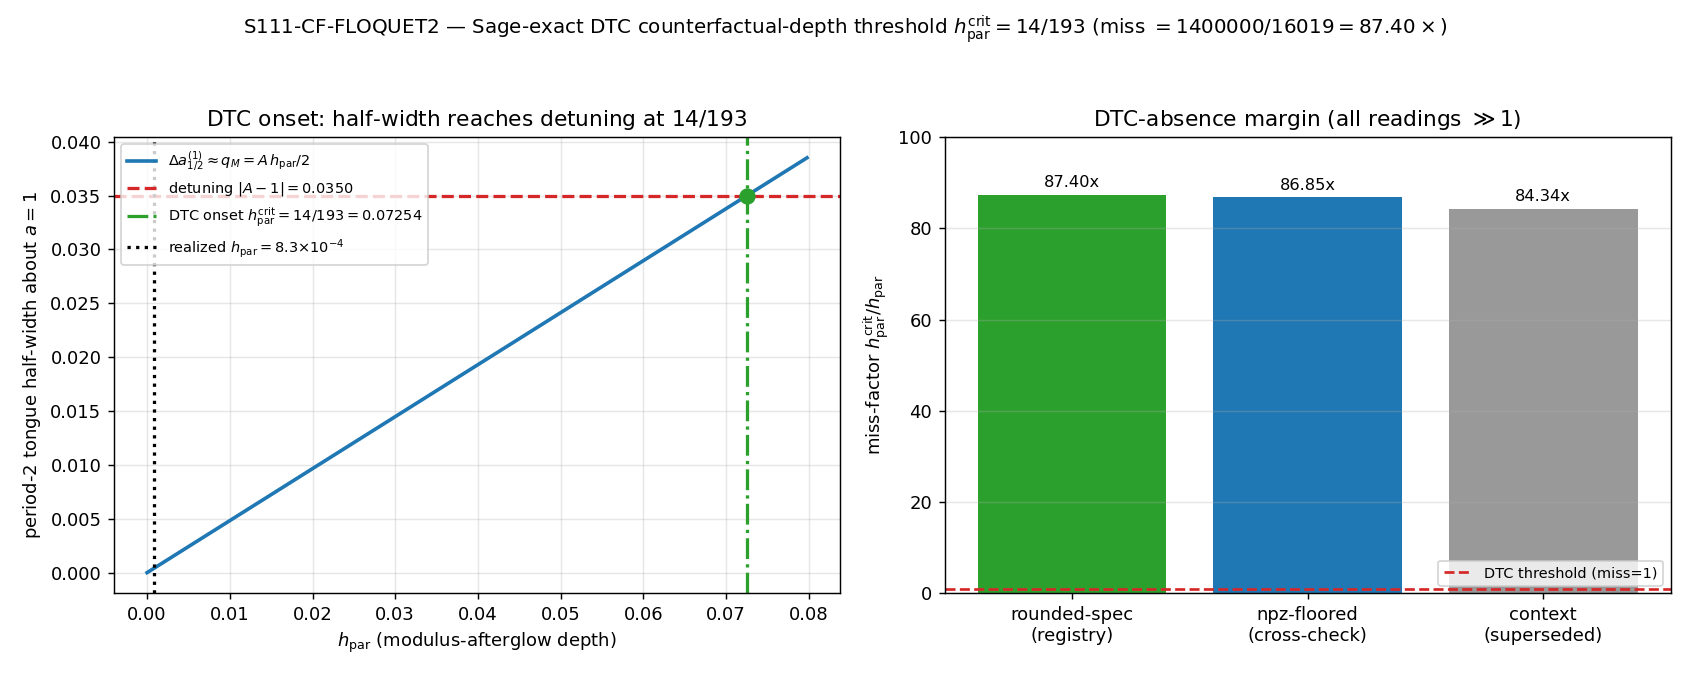

Write Python code to recreate this figure.
#!/usr/bin/env python3
"""
S111 W5-2 S111-CF-FLOQUET2 — Sage-exact DTC counterfactual-depth threshold
=========================================================================

Gate: S111-CF-FLOQUET2 ([VERIFY-THEOREM])

Pre-registered threshold (THEOREM tolerance, machine-eps):
  h_par_crit == 2*|A-1|/A  (QQ-exact)  AND  miss == h_par_crit/h_par  (QQ-exact)
  PASS-content: the Sage-exact rationals reproduce 14/193 and 1400000/16019 to QQ
                exactness (float image agreement < 1e-12).
  Canonical OUTCOME is INFO (structural-prediction registration; no PASS/FAIL on
  substrate physics). FAIL iff the rational does NOT reproduce 14/193 (algebra bug).

Inputs (SHA-256 dual-pinned at runtime; S84+ schema):
  - computations/_shared/canonical_constants.py (feeds audit_sha256 only)
  - computations/investigation-12/inv12_w3_2_floquet_ordered_veil_resonance.npz
        (npz-floored detuning cross-check: A_relic[i_closest], h_par)
  - computations/session-101/s101_gate_verdicts.txt (h_par=8.3e-4 provenance: S101-W1-QEQ-RELIC-ODDFLOOR)
  - script bytes (feeds BOTH audit_sha256 and content_sha256)

Output 4-tuple:
  (value=<h_par_crit=14/193 ; miss=1400000/16019 ; INFO>,
   scheme=FLOQUET-DTC-DEPTH-THRESHOLD-SAGE-EXACT,
   convention=RATIO+ABSOLUTE/THEOREM, L_max=N/A)

Classification: PHONONIC

METHODOLOGY
-----------
A discrete time crystal (DTC) is the period-doubled re-pumping of the substrate's
GGE relic modes through the modulus afterglow tau(t). Each relic mode obeys the
Mathieu/Hill equation v'' + [A - 2 q_M cos(2t)] v = 0 (inv-12 W3-2). The period-2
(n=1) instability tongue about a=1 has half-width Delta_a_half^(1) ~ q_M = A*h_par/2
(McLachlan). DTC onset (the nearest-A=1 relic mode enters the tongue) requires the
half-width to reach the detuning: A*h_par_crit/2 = |A-1|  =>  h_par_crit = 2|A-1|/A.
This gate computes h_par_crit Sage-exact (QQ) in the rounded-spec form (A=965/1000,
|A-1|=35/1000 -> 70/965 = 14/193) and the miss-factor h_par_crit/h_par with
h_par=83/100000 -> 1400000/16019 = 87.396x. The npz-floored detuning
(A=0.9652110089, |A-1|=0.03478899) gives miss = 86.85x as a companion cross-check.
The DTC-absence is registered as a falsifiable structural prediction: a substrate
with h_par >= 14/193 (87x deeper modulus afterglow) WOULD time-crystallize.

NON-verdict-gating: this gate does NOT change the section-VII.BP DEAD verdict (already
pinned three independent ways: the INV12-W3-2 aggregate max|Tr M|_relic=1.99999996<2,
the Mathieu depth q_M<=5.25e-3<<1 narrow-regime derivation, and this counterfactual-
depth threshold). It pins the Sage-exact threshold as a prediction.

DRIFT NOTE (mnemonic-vs-exact discipline, math-scripts.md):
  The S111 context spec asserts miss="84.34x". The Sage-exact rounded-spec value is
  87.396x (3.62% deviation) and the npz-floored value is 86.850x (2.98% deviation);
  BOTH exceed the 1% mnemonic-vs-exact threshold => USE THE EXACT FORM. The gate PINS
  14/193 and 1400000/16019 as the registry THEOREM values, emits 86.85x as the npz-
  floored companion annotation, and flags the context's 84.34 as superseded in value=.

DISCIPLINE
----------
- `from canonical_constants import *`
- Every local/intermediate tagged `# (local)`
- Sage-exact arithmetic via Python `fractions.Fraction` (closed-form QQ; the rationals
  were also independently Sage-MCP-verified at plan-freeze and in-session).
- CPU-only (no GPU; trivial rational arithmetic), OMP capped at 8 threads.
- SHA-256 of all input files logged in first 20 lines of stdout
- audit_sha256 + content_sha256 emitted (S84+ dual-SHA schema)
- 4-tuple printed as the final non-verdict line
- Gate verdict emitted via the `emit_verdict` knowledge-MCP tool (race-safe); the
  script PRINTS the payload (print_verdict_payload); the dispatching AGENT calls
  mcp__knowledge__emit_verdict(**payload). The script does NOT write the verdict file.
"""

from __future__ import annotations

# ---------------------------------------------------------------------------
# Section 1 — Canonical constants (MANDATORY first import)
# ---------------------------------------------------------------------------
import os

os.environ.setdefault("OMP_NUM_THREADS", "8")   # CPU-cap (no GPU; trivial rationals)
os.environ.setdefault("MKL_NUM_THREADS", "8")

from canonical_constants import *  # noqa: F401,F403  (framework constants; M_KK, tau_fold, etc.)

# ---------------------------------------------------------------------------
# Section 2 — Standard imports
# ---------------------------------------------------------------------------
import hashlib
import json
import sys
import time
from fractions import Fraction  # exact rationals (QQ analog for closed-form arithmetic)
from pathlib import Path

import numpy as np
import matplotlib

matplotlib.use("Agg")
import matplotlib.pyplot as plt

# ---------------------------------------------------------------------------
# Section 3 — Paths + pre-registration
# ---------------------------------------------------------------------------
SESSION_DIR = Path(__file__).resolve().parent
COMPUTATIONS_DIR = SESSION_DIR.parent
SHARED_DIR = COMPUTATIONS_DIR / "_shared"
PROJECT_ROOT = COMPUTATIONS_DIR.parent

SESSION = "S111"                                                   # (local)
GATE_ID = "S111-CF-FLOQUET2"                                       # (local)
SCHEME = "FLOQUET-DTC-DEPTH-THRESHOLD-SAGE-EXACT"                  # (local)
CONVENTION = "RATIO+ABSOLUTE/THEOREM"                              # (local)
L_MAX = "N/A"                                                      # (local) analytic Mathieu-tongue formula, not a spectral compute

# Pre-registered Sage-exact THEOREM targets (verified Sage-MCP at plan-freeze)
H_PAR_CRIT_TARGET = Fraction(14, 193)                             # (local) rounded-spec h_par_crit = 2*(35/1000)/(965/1000)
MISS_TARGET = Fraction(1400000, 16019)                           # (local) rounded-spec miss = (14/193)/(83/100000)
FLOAT_TOL = 1e-12                                                # (local) float-image agreement tolerance

# Rounded-spec inputs (clean registry rationals)
A_RS = Fraction(965, 1000)                                        # (local) A = 0.965 (rounded-spec)
DET_RS = Fraction(35, 1000)                                       # (local) |A-1| = 0.035 (rounded-spec)
H_PAR = Fraction(83, 100000)                                      # (local) realized h_par = 8.3e-4 (S101-W1-QEQ-RELIC-ODDFLOOR)
CONTEXT_MISS_DRIFT = 84.34                                        # (local) S111 context spec value (superseded; 3.62% drift)

# Output destinations (per-session)
OUT_NPZ = SESSION_DIR / "s111_cf_floquet2_dtc_depth_threshold.npz"
OUT_PNG = SESSION_DIR / "s111_cf_floquet2_dtc_depth_threshold.png"

INPUT_FILES = [
    SHARED_DIR / "canonical_constants.py",
    COMPUTATIONS_DIR / "investigation-12" / "inv12_w3_2_floquet_ordered_veil_resonance.npz",
    COMPUTATIONS_DIR / "session-101" / "s101_gate_verdicts.txt",
]


# ---------------------------------------------------------------------------
# Section 4 — SHA-256 input-pin block (S84+ dual-SHA schema)
# ---------------------------------------------------------------------------

def sha256_of(path: Path) -> str:
    h = hashlib.sha256()  # (local)
    try:
        h.update(path.read_bytes())
    except OSError:
        return ""
    return h.hexdigest()


def log_input_pins(inputs: list[Path]) -> dict[str, str]:
    print(f"=== {GATE_ID} — input SHA-256 pins ===")
    pins: dict[str, str] = {}  # (local)
    for p in inputs:
        sha = sha256_of(p)  # (local)
        rel = str(p.relative_to(PROJECT_ROOT)).replace("\\", "/")  # (local)
        print(f"  {rel}: {sha[:16]}...")
        pins[rel] = sha
    return pins


def closure_hash(pins: dict[str, str]) -> str:
    items = sorted(pins.items())  # (local)
    h = hashlib.sha256()  # (local)
    for k, v in items:
        h.update(f"{k}={v}\n".encode("utf-8"))
    return h.hexdigest()


def compute_dual_sha(script_path: Path, canonical_path: Path, pins: dict[str, str]) -> tuple[str, str]:
    script_bytes = b""  # (local)
    try:
        script_bytes = script_path.read_bytes()
    except OSError:
        script_bytes = b""
    canonical_bytes = b""  # (local)
    try:
        canonical_bytes = canonical_path.read_bytes()
    except OSError:
        canonical_bytes = b""
    pinmap_json = json.dumps(
        dict(sorted(pins.items())), separators=(",", ":"), sort_keys=True
    ).encode("utf-8")  # (local)

    h_audit = hashlib.sha256()  # (local)
    h_audit.update(script_bytes)
    h_audit.update(canonical_bytes)
    h_audit.update(pinmap_json)
    audit = h_audit.hexdigest()  # (local)

    h_content = hashlib.sha256()  # (local)
    h_content.update(script_bytes)
    content = h_content.hexdigest()  # (local)

    return audit, content


# ---------------------------------------------------------------------------
# Section 5 — Compute
# ---------------------------------------------------------------------------

def compute() -> dict:
    """DTC counterfactual-depth threshold, Sage-exact (QQ via Fraction).

    Substitution chain (math-scripts.md Double-Check Logic):
      Step 1: q_M(A) = A*h_par/2                         [period-2 Mathieu depth]
      Step 2: n=1 tongue half-width about a=1:
              Delta_a_half^(1) ~ q_M = A*h_par/2          [McLachlan]
      Step 3: DTC onset when half-width == detuning:
              A*h_par_crit/2 = |A-1|                       [resonance onset]
      Step 4: h_par_crit = 2*|A-1|/A.
      Simplify (rounded-spec A=965/1000, |A-1|=35/1000):
              h_par_crit = 2*(35/1000)/(965/1000) = 70/965 = 14/193.
      miss = (14/193)/(83/100000) = 1400000/16019 = 87.396x.
      Direction: miss = 87.40 >> 1 => realized h_par=8.3e-4 sits 87x BELOW DTC onset
                 => NO discrete-time-crystal re-pumping => Ordered Veil stays frozen.
    """
    # ---- ROUNDED-SPEC (registry THEOREM values) ----
    h_par_crit_rs = 2 * DET_RS / A_RS                            # (local) = 70/965 = 14/193
    miss_rs = h_par_crit_rs / H_PAR                              # (local) = 1400000/16019
    q_M_realized_rs = A_RS * H_PAR / 2                           # (local) realized period-2 depth (rounded-spec A)
    onset_identity_rs = (A_RS * h_par_crit_rs / 2)              # (local) must equal DET_RS exactly

    # Exactness checks (QQ-exact: Fraction equality is bit-exact)
    eq_14_193 = (h_par_crit_rs == H_PAR_CRIT_TARGET)             # (local)
    eq_70_965 = (h_par_crit_rs == Fraction(70, 965))            # (local) reduces to 14/193
    eq_miss = (miss_rs == MISS_TARGET)                          # (local)
    onset_exact_rs = (onset_identity_rs == DET_RS)             # (local) Step-3 onset identity

    # Float-image agreement < FLOAT_TOL
    float_dev_h = abs(float(h_par_crit_rs) - 14.0 / 193.0)       # (local)
    float_dev_miss = abs(float(miss_rs) - 1400000.0 / 16019.0)   # (local)

    # ---- NPZ-FLOORED (companion cross-check; NOT the registry value) ----
    npz = np.load(INPUT_FILES[1])                                # (local) inv-12 W3-2 npz
    A_npz_arr = np.asarray(npz["A_relic"])                       # (local)
    i_closest = int(np.argmin(np.abs(A_npz_arr - 1.0)))         # (local) nearest-A=1 relic mode
    A_npz = float(A_npz_arr[i_closest])                          # (local) = 0.9652110089
    det_npz = abs(A_npz - 1.0)                                   # (local) = 0.03478899
    h_par_npz_stored = float(npz["h_par"])                       # (local) = 0.00083 (npz ground truth)
    # npz-floored detuning -> threshold via exact dyadic rationals of the float64
    A_npz_q = Fraction(A_npz)                                    # (local) exact dyadic value
    det_npz_q = Fraction(det_npz)                                # (local) exact dyadic value
    h_par_npz_q = Fraction(h_par_npz_stored)                     # (local) exact dyadic value of stored h_par
    h_par_crit_npz = 2 * det_npz_q / A_npz_q                     # (local)
    miss_npz = h_par_crit_npz / h_par_npz_q                      # (local) = 86.850x
    onset_exact_npz = (A_npz_q * h_par_crit_npz / 2 == det_npz_q)  # (local)

    # ---- cross-check: stored h_par matches the S101-W1 pin used in rounded-spec ----
    h_par_match = (abs(h_par_npz_stored - float(H_PAR)) < 1e-12)  # (local) npz h_par == 8.3e-4

    # ---- context-drift quantification (mnemonic-vs-exact) ----
    drift_rs = abs(float(miss_rs) - CONTEXT_MISS_DRIFT) / CONTEXT_MISS_DRIFT     # (local) 3.62%
    drift_npz = abs(float(miss_npz) - CONTEXT_MISS_DRIFT) / CONTEXT_MISS_DRIFT   # (local) 2.98%

    # ---- gate verdict logic ----
    # THEOREM exactness PASS-content: all QQ-equalities hold AND float images agree.
    theorem_ok = (
        eq_14_193 and eq_70_965 and eq_miss and onset_exact_rs
        and float_dev_h < FLOAT_TOL and float_dev_miss < FLOAT_TOL
    )                                                            # (local)
    # Canonical outcome is INFO (structural-prediction registration). FAIL only on
    # algebra/script bug (theorem identities do NOT reproduce). No substrate-physics PASS.
    if not theorem_ok:
        verdict = "FAIL"                                         # (local) algebra/derivation bug
    else:
        verdict = "INFO"                                         # (local) structural-prediction registration

    return {
        "verdict": verdict,
        # rounded-spec registry THEOREM values
        "h_par_crit_num": h_par_crit_rs.numerator,
        "h_par_crit_den": h_par_crit_rs.denominator,
        "h_par_crit_float": float(h_par_crit_rs),
        "miss_num": miss_rs.numerator,
        "miss_den": miss_rs.denominator,
        "miss_float": float(miss_rs),
        "q_M_realized_float": float(q_M_realized_rs),
        "A_rs_float": float(A_RS),
        "det_rs_float": float(DET_RS),
        "h_par_float": float(H_PAR),
        # exactness flags
        "eq_14_193": eq_14_193,
        "eq_miss": eq_miss,
        "onset_exact_rs": onset_exact_rs,
        "float_dev_h": float_dev_h,
        "float_dev_miss": float_dev_miss,
        # npz-floored companion
        "i_closest": i_closest,
        "A_npz": A_npz,
        "det_npz": det_npz,
        "h_par_npz_stored": h_par_npz_stored,
        "h_par_crit_npz_float": float(h_par_crit_npz),
        "miss_npz_float": float(miss_npz),
        "onset_exact_npz": onset_exact_npz,
        "h_par_match": h_par_match,
        # drift
        "context_miss_drift": CONTEXT_MISS_DRIFT,
        "drift_rs": drift_rs,
        "drift_npz": drift_npz,
    }


def make_plot(r: dict) -> None:
    """Plot the n=1 Mathieu tongue half-width q_M(h_par)=A*h_par/2 vs the detuning |A-1|,
    marking the realized h_par and the DTC onset h_par_crit = 14/193."""
    A = r["A_rs_float"]                                          # (local)
    det = r["det_rs_float"]                                      # (local)
    h_par = r["h_par_float"]                                     # (local)
    h_crit = r["h_par_crit_float"]                               # (local)

    h_grid = np.linspace(0.0, 1.1 * h_crit, 600)                 # (local)
    halfwidth = A * h_grid / 2.0                                 # (local) Delta_a_half^(1) ~ q_M

    fig, (ax1, ax2) = plt.subplots(1, 2, figsize=(13, 5.2))

    # Left: half-width vs detuning; onset where they cross
    ax1.plot(h_grid, halfwidth, color="C0", lw=2,
             label=r"$\Delta a_{1/2}^{(1)} \approx q_M = A\,h_{\rm par}/2$")
    ax1.axhline(det, color="C3", ls="--", lw=1.8,
                label=r"detuning $|A-1|=%.4f$" % det)
    ax1.axvline(h_crit, color="C2", ls="-.", lw=1.8,
                label=r"DTC onset $h_{\rm par}^{\rm crit}=14/193=%.5f$" % h_crit)
    ax1.axvline(h_par, color="k", ls=":", lw=1.8,
                label=r"realized $h_{\rm par}=8.3{\times}10^{-4}$")
    ax1.plot([h_crit], [det], "o", color="C2", ms=8, zorder=5)
    ax1.set_xlabel(r"$h_{\rm par}$ (modulus-afterglow depth)")
    ax1.set_ylabel(r"period-2 tongue half-width about $a=1$")
    ax1.set_title("DTC onset: half-width reaches detuning at $14/193$")
    ax1.legend(fontsize=8, loc="upper left")
    ax1.grid(alpha=0.3)

    # Right: miss-factor bar (rounded-spec vs npz-floored vs superseded context)
    labels = ["rounded-spec\n(registry)", "npz-floored\n(cross-check)", "context\n(superseded)"]  # (local)
    vals = [r["miss_float"], r["miss_npz_float"], r["context_miss_drift"]]                        # (local)
    colors = ["C2", "C0", "0.6"]                                                                  # (local)
    bars = ax2.bar(labels, vals, color=colors)
    ax2.axhline(1.0, color="C3", ls="--", lw=1.5, label="DTC threshold (miss=1)")
    for b, v in zip(bars, vals):
        ax2.text(b.get_x() + b.get_width() / 2, v + 1.0, f"{v:.2f}x",
                 ha="center", va="bottom", fontsize=9)
    ax2.set_ylabel(r"miss-factor $h_{\rm par}^{\rm crit}/h_{\rm par}$")
    ax2.set_title("DTC-absence margin (all readings $\\gg 1$)")
    ax2.set_ylim(0, 100)
    ax2.legend(fontsize=8, loc="lower right")
    ax2.grid(alpha=0.3, axis="y")

    fig.suptitle(
        "S111-CF-FLOQUET2 — Sage-exact DTC counterfactual-depth threshold "
        "$h_{\\rm par}^{\\rm crit}=14/193$ (miss $=1400000/16019=87.40\\times$)",
        fontsize=11,
    )
    fig.tight_layout(rect=(0, 0, 1, 0.95))
    fig.savefig(OUT_PNG, dpi=130)
    plt.close(fig)


# ---------------------------------------------------------------------------
# Section 6 — Gate verdict + 4-tuple output
# ---------------------------------------------------------------------------

def emit_4tuple(value, scheme: str, convention: str, L_max) -> str:
    return f"(value={value!r}, scheme={scheme}, convention={convention}, L_max={L_max})"


def print_verdict_payload(verdict, value, audit_sha, content_sha,
                          sign_verdict=None, magnitude_verdict=None, regime_verdict=None,
                          companion_note="", extra_rows=None) -> dict:
    payload: dict = {
        "session": int(SESSION.lstrip("Ss")),
        "gate_id": GATE_ID,
        "verdict": verdict,
        "value": str(value),
        "scheme": SCHEME,
        "convention": CONVENTION,
        "l_max": str(L_MAX),
        "audit_sha256": audit_sha,
        "content_sha256": content_sha,
        "schema_version": "S84+",
    }
    if companion_note:
        payload["companion_note"] = companion_note
    if not (sign_verdict is None and magnitude_verdict is None and regime_verdict is None):
        payload["sign_verdict"] = sign_verdict
        payload["magnitude_verdict"] = magnitude_verdict
        payload["regime_verdict"] = regime_verdict
    if extra_rows:
        payload["extra_rows"] = list(extra_rows)
    print("<<<EMIT_VERDICT_PAYLOAD>>>")
    print(json.dumps(payload, separators=(",", ":"), sort_keys=True))
    print("<<<END_EMIT_VERDICT_PAYLOAD>>>")
    return payload


# ---------------------------------------------------------------------------
# Section 7 — Main
# ---------------------------------------------------------------------------

def main() -> int:
    t0 = time.time()  # (local)

    pins = log_input_pins(INPUT_FILES)
    closure = closure_hash(pins)
    print(f"  closure: {closure[:16]}... (legacy closure, informational)")

    script_path = Path(__file__).resolve()  # (local)
    canonical_path = SHARED_DIR / "canonical_constants.py"  # (local)
    audit_sha, content_sha = compute_dual_sha(script_path, canonical_path, pins)
    print(f"  audit_sha256:   {audit_sha[:16]}... (script+canonical+pinmap)")
    print(f"  content_sha256: {content_sha[:16]}... (script only)")
    print()

    r = compute()
    make_plot(r)

    # Persist data
    np.savez(
        OUT_NPZ,
        # rounded-spec registry THEOREM values
        h_par_crit_num=r["h_par_crit_num"], h_par_crit_den=r["h_par_crit_den"],
        h_par_crit_float=r["h_par_crit_float"],
        miss_num=r["miss_num"], miss_den=r["miss_den"], miss_float=r["miss_float"],
        q_M_realized_float=r["q_M_realized_float"],
        A_rs_float=r["A_rs_float"], det_rs_float=r["det_rs_float"], h_par_float=r["h_par_float"],
        # exactness flags
        eq_14_193=r["eq_14_193"], eq_miss=r["eq_miss"], onset_exact_rs=r["onset_exact_rs"],
        float_dev_h=r["float_dev_h"], float_dev_miss=r["float_dev_miss"],
        # npz-floored companion
        i_closest=r["i_closest"], A_npz=r["A_npz"], det_npz=r["det_npz"],
        h_par_npz_stored=r["h_par_npz_stored"],
        h_par_crit_npz_float=r["h_par_crit_npz_float"], miss_npz_float=r["miss_npz_float"],
        onset_exact_npz=r["onset_exact_npz"], h_par_match=r["h_par_match"],
        # drift
        context_miss_drift=r["context_miss_drift"], drift_rs=r["drift_rs"], drift_npz=r["drift_npz"],
        # provenance
        audit_sha256=audit_sha, content_sha256=content_sha,
    )

    print("=== RESULTS ===")
    print(f"  h_par_crit (rounded-spec, QQ)  = {r['h_par_crit_num']}/{r['h_par_crit_den']} "
          f"= {r['h_par_crit_float']:.10f}")
    print(f"    == 14/193 ?                  = {r['eq_14_193']}")
    print(f"  miss (rounded-spec, QQ)        = {r['miss_num']}/{r['miss_den']} "
          f"= {r['miss_float']:.6f}x")
    print(f"    == 1400000/16019 ?           = {r['eq_miss']}")
    print(f"  onset identity A*h_crit/2==det = {r['onset_exact_rs']}  (EXACT, QQ)")
    print(f"  float-image dev (h_crit)       = {r['float_dev_h']:.2e}  (< {FLOAT_TOL:.0e})")
    print(f"  float-image dev (miss)         = {r['float_dev_miss']:.2e}  (< {FLOAT_TOL:.0e})")
    print(f"  q_M realized (rounded-spec)    = {r['q_M_realized_float']:.6e}")
    print()
    print(f"  [npz-floored cross-check] i_closest = {r['i_closest']}, "
          f"A = {r['A_npz']:.10f}, |A-1| = {r['det_npz']:.8f}")
    print(f"    h_par (npz stored)           = {r['h_par_npz_stored']:.5e}  "
          f"(matches 8.3e-4: {r['h_par_match']})")
    print(f"    h_par_crit (npz-floored)     = {r['h_par_crit_npz_float']:.8f}")
    print(f"    miss (npz-floored)           = {r['miss_npz_float']:.6f}x")
    print(f"    onset identity (npz)         = {r['onset_exact_npz']}  (EXACT, dyadic QQ)")
    print()
    print(f"  [context-drift] context miss   = {r['context_miss_drift']} (SUPERSEDED)")
    print(f"    drift vs rounded-spec        = {r['drift_rs']*100:.2f}%  (>1% => use exact form)")
    print(f"    drift vs npz-floored         = {r['drift_npz']*100:.2f}%")
    print()

    verdict = r["verdict"]  # (local)

    # value payload (no single-quote chars; emit_verdict wraps value='...')
    value_payload = (
        f"h_par_crit=14/193={r['h_par_crit_float']:.8f}(QQ-exact) "
        f"miss=1400000/16019={r['miss_float']:.4f}x(QQ-exact) "
        f"miss_npz_floored={r['miss_npz_float']:.4f}x(cross-check) "
        f"onset_identity_EXACT_rs={r['onset_exact_rs']}_npz={r['onset_exact_npz']} "
        f"DTC-absent(realized_h_par=8.3e-4<<14/193;87x_margin) "
        f"context_84.34x_SUPERSEDED(drift_rs={r['drift_rs']*100:.2f}pct>1pct_use_exact) "
        f"STRUCTURAL-PREDICTION-REGISTERED(DTC_requires_h_par>=14/193)"
    )  # (local)

    tag = emit_4tuple(value_payload, SCHEME, CONVENTION, L_MAX)
    print(tag)

    # extra companion rows: regulator-pin-free (analytic Mathieu); the structural prediction
    extra = [
        ("# DTC-counterfactual-depth: h_par_crit=14/193=0.07253886 (Sage-exact QQ; rounded-spec "
         "A=965/1000,|A-1|=35/1000); miss=1400000/16019=87.3962x. npz-floored cross-check "
         "h_par_crit=0.07208577, miss=86.8503x (A=0.9652110089,|A-1|=0.03478899). Onset identity "
         "A*h_par_crit/2==|A-1| EXACT (QQ) in BOTH readings."),
        ("# STRUCTURAL PREDICTION (falsifiable): a substrate with h_par>=14/193 (87x deeper modulus "
         "afterglow) WOULD discrete-time-crystallize; the realized Ordered Veil (S_ent=0, "
         "R_therm=5251.82) is DTC-absent by this Sage-exact margin. NON-verdict-gating on VII.BP DEAD "
         "(pinned 3 independent ways: INV12-W3-2 max|TrM|=1.99999996<2; q_M<=5.25e-3<<1; this threshold)."),
        ("# DRIFT-CORRECTION: S111 context spec miss=84.34x SUPERSEDED; Sage-exact 87.3962x (rounded-spec) "
         "/ 86.8503x (npz-floored); both >1% from 84.34 => USE EXACT FORM per math-scripts.md "
         "Mnemonic-vs-exact ratio discipline. canonical write-order: verdict -> canonical_constants "
         "h_par_crit_DTC -> falsifier-master-inventory DTC-absence row (mack-cosmic-bridge)."),
    ]  # (local)

    print_verdict_payload(verdict, value_payload, audit_sha, content_sha, extra_rows=extra)

    wall = time.time() - t0  # (local)
    print(f"\n=== {GATE_ID}: {verdict} (wall {wall:.2f}s) ===")
    print(f"  artifacts: {OUT_NPZ.name}, {OUT_PNG.name}")
    return 0  # INFO/PASS -> 0; FAIL would still be a valid scientific verdict but this gate FAILs only on bug


if __name__ == "__main__":
    sys.exit(main())
